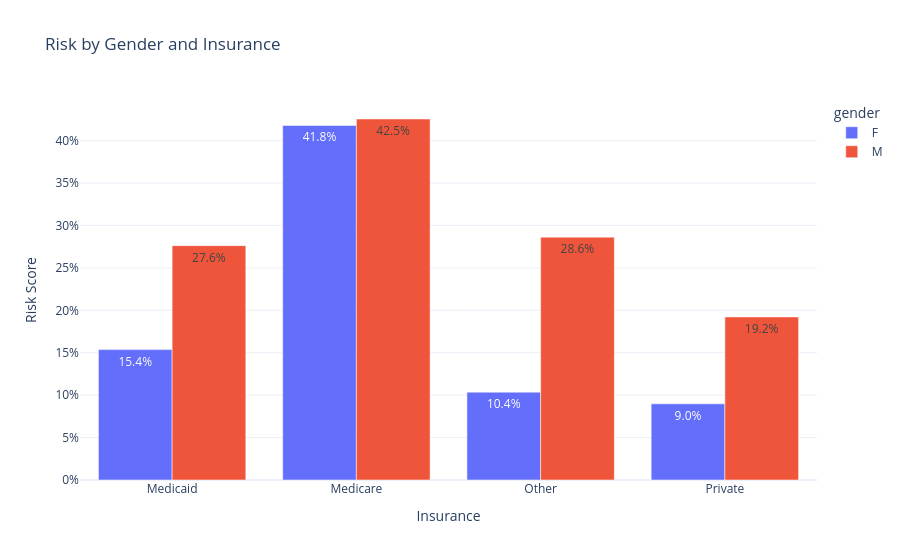

Notebook code for this chart:
### Markdown cell above
### Social - Economy

### Code cell
df_ins_mean = df_analyze.groupby(['insurance', 'gender'])['risk_score'].mean().reset_index()

fig3 = px.bar(
    df_ins_mean, 
    x='insurance', 
    y='risk_score', 
    color='gender', 
    barmode='group',
    text_auto='.1%',
    title='Risk by Gender and Insurance',
    labels={'risk_score': 'Risk Score', 'insurance': 'Insurance'},
    template="plotly_white"
)
fig3.update_layout(yaxis_tickformat='.0%')
fig3.show()

### Figure 1 — Plotly figure (JSON) as saved in the notebook; plotly's stock layout.template omitted (floating-point values rounded to 4 significant figures)
{"data": [{"alignmentgroup": "True", "hovertemplate": "gender=F<br>Insurance=%{x}<br>Risk Score=%{y}<extra></extra>", "legendgroup": "F", "marker": {"color": "#636efa", "pattern": {"shape": ""}}, "name": "F", "offsetgroup": "F", "orientation": "v", "showlegend": true, "textposition": "auto", "texttemplate": "%{y:.1%}", "type": "bar", "x": ["Medicaid", "Medicare", "Other", "Private"], "xaxis": "x", "y": [0.1537, 0.4179, 0.1035, 0.0898], "yaxis": "y"}, {"alignmentgroup": "True", "hovertemplate": "gender=M<br>Insurance=%{x}<br>Risk Score=%{y}<extra></extra>", "legendgroup": "M", "marker": {"color": "#EF553B", "pattern": {"shape": ""}}, "name": "M", "offsetgroup": "M", "orientation": "v", "showlegend": true, "textposition": "auto", "texttemplate": "%{y:.1%}", "type": "bar", "x": ["Medicaid", "Medicare", "Other", "Private"], "xaxis": "x", "y": [0.2762, 0.4255, 0.2862, 0.1922], "yaxis": "y"}], "layout": {"barmode": "group", "legend": {"title": {"text": "gender"}, "tracegroupgap": 0}, "title": {"text": "Risk by Gender and Insurance"}, "xaxis": {"anchor": "y", "domain": [0, 1], "title": {"text": "Insurance"}}, "yaxis": {"anchor": "x", "domain": [0, 1], "tickformat": ".0%", "title": {"text": "Risk Score"}}}}
